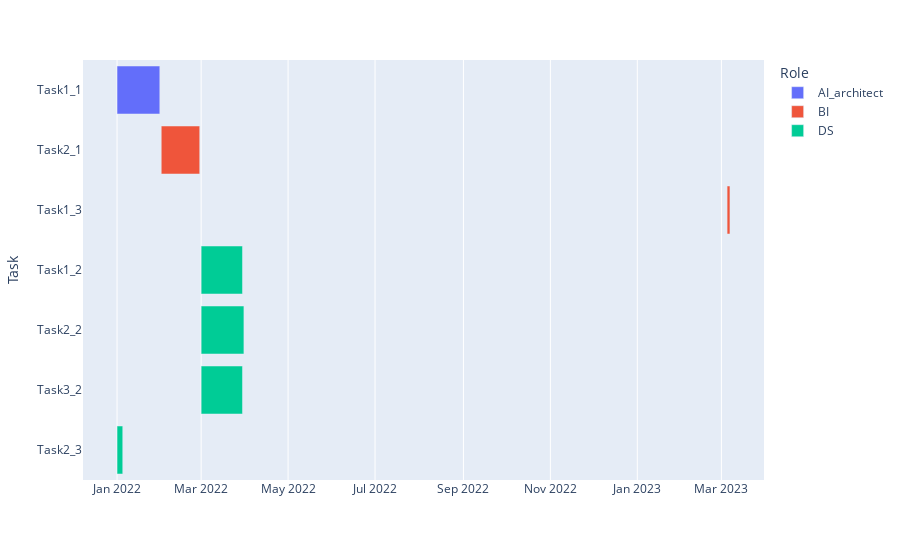

Notebook code cell kept with this figure:
### Code cell
pd_1=utils.convert_to_pd(pipeline_tasks)
utils.plot_gantt_chart(pd_1)

### Figure 1 — Plotly figure (JSON) as saved in the notebook; plotly's stock layout.template omitted (floating-point values rounded to 4 significant figures)
{"data": [{"alignmentgroup": "True", "base": ["2022-01-01T00:00:00"], "hovertemplate": "Role=AI_architect<br>Start=%{base}<br>End=%{x}<br>Task=%{y}<extra></extra>", "legendgroup": "AI_architect", "marker": {"color": "#636efa", "pattern": {"shape": ""}}, "name": "AI_architect", "offsetgroup": "AI_architect", "orientation": "h", "showlegend": true, "textposition": "auto", "type": "bar", "x": [2592000000], "xaxis": "x", "y": ["Task1_1"], "yaxis": "y"}, {"alignmentgroup": "True", "base": ["2022-02-01T00:00:00", "2023-03-05T00:00:00"], "hovertemplate": "Role=BI<br>Start=%{base}<br>End=%{x}<br>Task=%{y}<extra></extra>", "legendgroup": "BI", "marker": {"color": "#EF553B", "pattern": {"shape": ""}}, "name": "BI", "offsetgroup": "BI", "orientation": "h", "showlegend": true, "textposition": "auto", "type": "bar", "x": [2332800000, 172800000], "xaxis": "x", "y": ["Task2_1", "Task1_3"], "yaxis": "y"}, {"alignmentgroup": "True", "base": ["2022-03-01T00:00:00", "2022-03-01T00:00:00", "2022-03-01T00:00:00", "2022-01-01T00:00:00"], "hovertemplate": "Role=DS<br>Start=%{base}<br>End=%{x}<br>Task=%{y}<extra></extra>", "legendgroup": "DS", "marker": {"color": "#00cc96", "pattern": {"shape": ""}}, "name": "DS", "offsetgroup": "DS", "orientation": "h", "showlegend": true, "textposition": "auto", "type": "bar", "x": [2505600000, 2592000000, 2505600000, 345600000], "xaxis": "x", "y": ["Task1_2", "Task2_2", "Task3_2", "Task2_3"], "yaxis": "y"}], "layout": {"barmode": "overlay", "legend": {"title": {"text": "Role"}, "tracegroupgap": 0}, "margin": {"t": 60}, "xaxis": {"anchor": "y", "domain": [0, 1], "type": "date"}, "yaxis": {"anchor": "x", "autorange": "reversed", "domain": [0, 1], "title": {"text": "Task"}}}}
